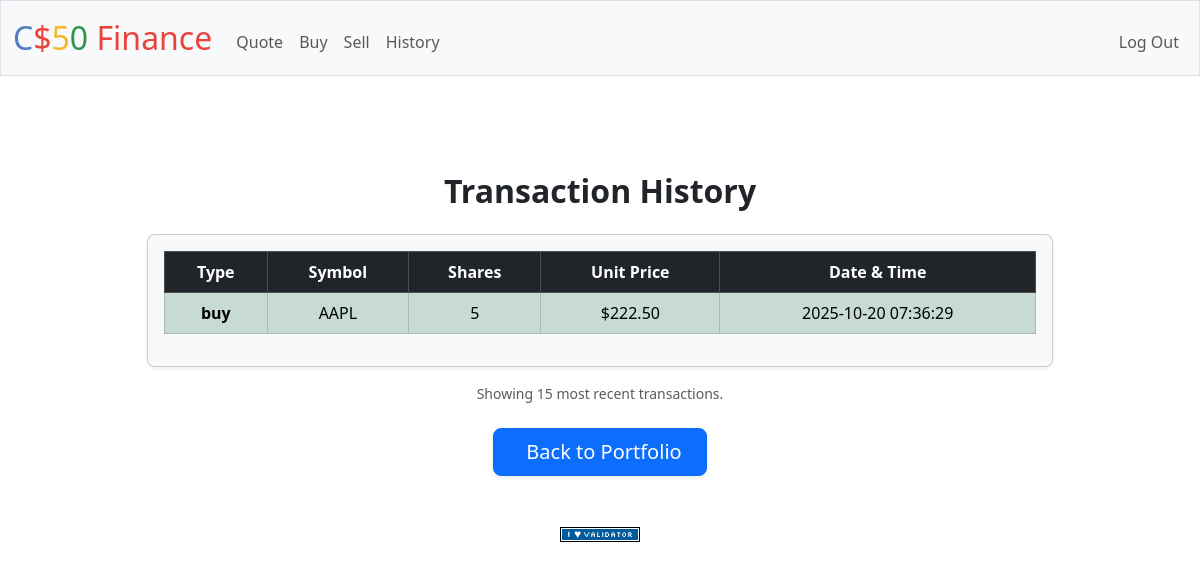
The app's page /history (signed in) with its own data.
### tables this page shows
CREATE TABLE transactions (
id INTEGER PRIMARY KEY AUTOINCREMENT,
user_id INTEGER NOT NULL,
type TEXT NOT NULL,
symbol TEXT NOT NULL,
shares INTEGER NOT NULL,
unit_price NUMBER NOT NULL,
timestamp DATETIME DEFAULT CURRENT_TIMESTAMP,
FOREIGN KEY(user_id) REFERENCES users(id) 
);

### app.py (the view)
@app.route("/history")
@login_required
def history():
    transactions = db.execute(
        "SELECT type, symbol, shares, unit_price, timestamp FROM transactions WHERE user_id = ? ORDER BY timestamp DESC LIMIT 15",
        session["user_id"]
    )
    return render_template("history.html", transactions=transactions, usd=usd)

### app.py (called while the page is built)
@app.after_request
def after_request(response):
    response.headers["Cache-Control"] = "no-cache, no-store, must-revalidate"
    response.headers["Expires"] = 0
    response.headers["Pragma"] = "no-cache"
    return response

### helpers.py (called while the page is built)
def login_required(f):
    @wraps(f)
    def decorated_function(*args, **kwargs):
        if session.get("user_id") is None:
            return redirect("/login")
        return f(*args, **kwargs)
    return decorated_function

def usd(value):
    return f"${value:,.2f}"

### templates/history.html (shortened to what this page needs)
{% extends "layout.html" %}
{% block main %}
    <div class="container mt-5">
        <h2 class="mb-4 fw-bold">Transaction History</h2>
        <div class="row justify-content-center">
            <div class="col-md-10">
                <div class="card bg-light shadow-sm rounded-3">
                    <div class="card-body">
                        <table class="table table-striped table-bordered align-middle text-center">
                            <thead class="table-dark">
                                <tr>
                                    <th scope="col">Type</th>
                                    <th scope="col">Symbol</th>
                                    <th scope="col">Shares</th>
                                    <th scope="col">Unit Price</th>
                                    <th scope="col">Date &amp; Time</th>
                                </tr>
                            </thead>
                            <tbody>
                                {% for key in transactions %}
                                    {% if key.type == "buy" %}
                                        <tr class="table-success">
                                            <td><strong>{{key.type}}</strong></td>
                                            <td>{{key.symbol}}</td>
                                            <td>{{key.shares}}</td>
                                            <td>{{usd(key.unit_price)}}</td>
                                            <td>{{key.timestamp}}</td>
                                        </tr>
                                    {% endif %}
                                {% endfor %}
                            </tbody>
                        </table>
                    </div>
                </div>
                <div class="text-muted text-center mt-3 small">
                    Showing 15 most recent transactions.
                </div>
                <div class="text-center mt-4">
                    <a href="/" class="btn btn-primary btn-lg px-4 shadow-sm">
                         Back to Portfolio
                    </a>
                </div>
            </div>
        </div>
    </div>
{% endblock %}

### records on screen
transactions: type "buy", symbol "AAPL", shares "5", unit_price "$222.50", timestamp "2025-10-20 07:36:29"
